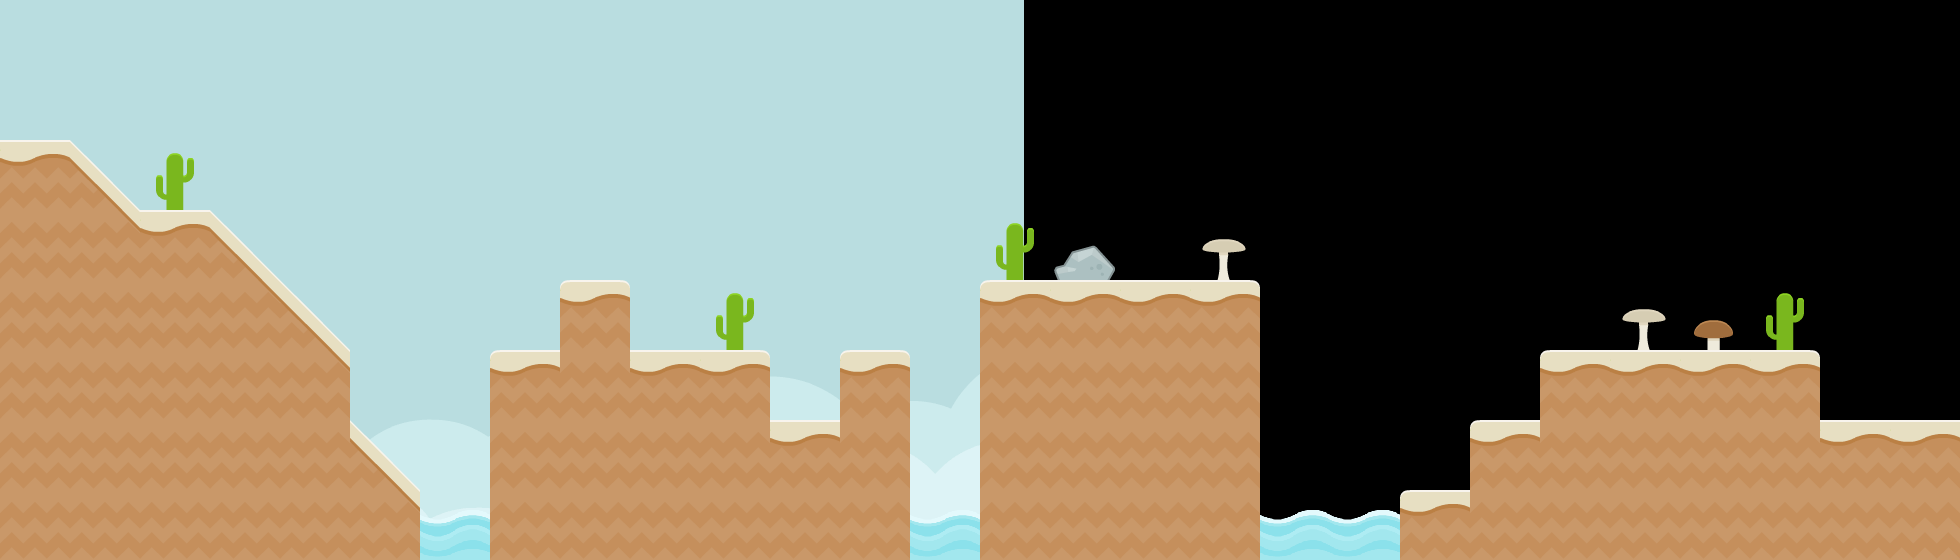

This game map was drawn from its Tiled (.tmx) file and the tilesets committed beside it. A one-line description and the trimmed map source follow:
An orthogonal 28x8 tile map with 70x70 px tiles, 3 tile layers (tiles_background, tiles_terrain, tiles_foreground), 2 image layers and 17 objects (11x SAND, 3x clickable, start, target, effect_clouds).

<map version="1.0" orientation="orthogonal" renderorder="right-down" width="28" height="8" tilewidth="70" tileheight="70" nextobjectid="55">
 <properties>
  <property name="blocks" value="stone_small_triangle_left,stone_1x2_triangle_left" />
  <property name="music" value="happy_level" />
 </properties>
 <tileset firstgid="1" name="tiles" tilewidth="70" tileheight="70" spacing="4" margin="2" tilecount="117">
  <image source="../../graphics/tiles.png" width="962" height="666" />
  <tile id="114">
   <animation>
    <frame tileid="114" duration="100" />
    <frame tileid="115" duration="100" />
    <frame tileid="116" duration="100" />
    <frame tileid="115" duration="100" />
   </animation>
  </tile>
 </tileset>
 <imagelayer name="background_b" x="1024" y="-300">
  <image source="../../graphics/backgrounds/blue_desert.png" />
 </imagelayer>
 <imagelayer name="background_a" y="-300">
  <image source="../../graphics/backgrounds/blue_desert.png" />
 </imagelayer>
 <layer name="tiles_background" width="30" height="8">
  <data>[240 cells, 5 non-empty, 4 distinct tile ids]</data>
 </layer>
 <layer name="tiles_terrain" width="30" height="8">
  <data>[240 cells, 86 non-empty, 8 distinct tile ids]</data>
 </layer>
 <layer name="tiles_foreground" width="30" height="8">
  <data>[240 cells, 3 non-empty, 1 distinct tile ids]</data>
 </layer>
 <objectgroup name="terrain">
  <object id="38" type="SAND" x="0" y="140">
   <polygon points="0,0 70,0 140,70 140,420 0,420" />
  </object>
  <object id="39" type="SAND" x="140" y="210">
   <polygon points="0,0 70,0 210,140 210,350 0,350" />
  </object>
  <object id="40" type="SAND" x="350" y="420">
   <polygon points="0,0 70,70 70,140 0,140" />
  </object>
  <object id="41" type="SAND" x="490" y="350">
   <polygon points="0,0 280,0 280,210 0,210" />
  </object>
  <object id="44" type="SAND" x="770" y="420">
   <polygon points="0,0 70,0 70,140 0,140" />
  </object>
  <object id="46" type="SAND" x="840" y="350">
   <polygon points="0,0 70,0 70,210 0,210" />
  </object>
  <object id="47" type="SAND" x="980" y="280">
   <polygon points="0,0 280,0 280,280 0,280" />
  </object>
  <object id="48" type="SAND" x="1400" y="490">
   <polygon points="0,0 560,0 560,70 0,70" />
  </object>
  <object id="49" type="SAND" x="1470" y="420">
   <polygon points="0,0 490,0 490,70 0,70" />
  </object>
  <object id="50" type="SAND" x="1540" y="350">
   <polygon points="0,0 280,0 280,70 0,70" />
  </object>
  <object id="51" type="SAND" x="560" y="280">
   <polygon points="0,0 70,0 70,70 0,70" />
  </object>
 </objectgroup>
 <objectgroup name="entities">
  <object id="4" name="start" type="start" x="560" y="210" width="70" height="70" />
  <object id="5" name="target" type="target" x="1120" y="210" width="70" height="70" />
  <object id="52" type="clickable" x="1697.5" y="315" width="35" height="35">
   <properties>
    <property name="effect" value="mushroom_brown" />
   </properties>
  </object>
  <object id="53" type="clickable" x="1207.5" y="227.5" width="35" height="35">
   <properties>
    <property name="effect" value="mushroom_white" />
   </properties>
  </object>
  <object id="54" type="clickable" x="1627.5" y="297.5" width="35" height="35">
   <properties>
    <property name="effect" value="mushroom_white" />
   </properties>
  </object>
 </objectgroup>
 <objectgroup name="background_effects">
  <object id="11" type="effect_clouds" x="350" y="0" width="1540" height="140" />
 </objectgroup>
 <objectgroup name="foreground_effects" />
 <objectgroup name="npc" />
</map>
